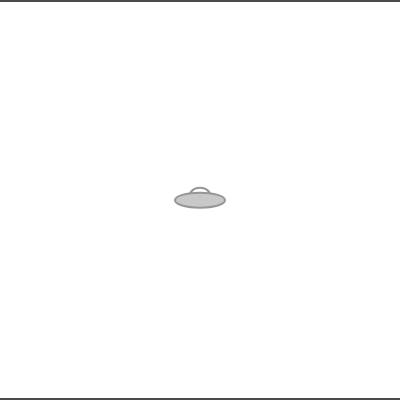
Frame 1 (no input)
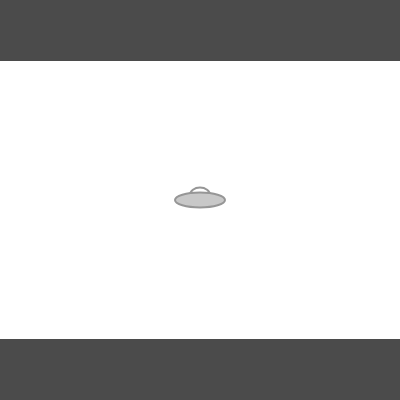
Frame 60 (no input)
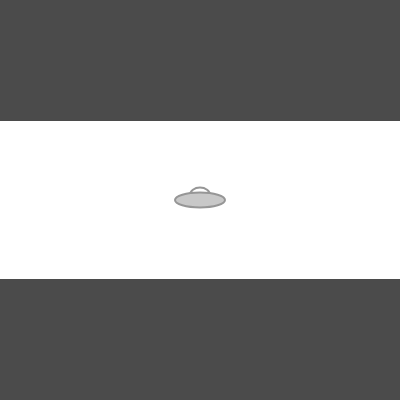
Frame 120 (the mouse pressed at the canvas centre since frame 60)

The p5.js sketch that drew these frames (run headless with seeded random() and noise() and a simulated clock; from frame 60 on, the mouse is pressed at the canvas centre):

// p5.js sketch
// ── sketch.js
//wall animation setup
var topPos = 0;
var bottomPos = 400;
var vel = 1;
var frameNum = 0;

//spaceship animation setup
var xPosShip = 200;
var yPosShip = 200;
var yVelShip = 0;
var yAccShip = .2;

function setup(){
  createCanvas(400,400);
  strokeWeight(2);
  rectMode(CORNERS);
}

function draw() {
  //reset walls if spaceship comes in contact with them
  //else, modulate walls up and down
  if(yPosShip + 8 >= bottomPos || yPosShip - 15 <= topPos){
    topPos = 0;
    bottomPos = 400;
  } else if(bottomPos - topPos > 100){
    topPos += vel;
    bottomPos -= vel;
  } else if (frameNum%200 < 100) {
    topPos += vel;
    bottomPos += vel;
  } else {
    topPos -= vel;
    bottomPos -= vel;
  }
  
  
  //acceleration control logic
  if(yPosShip > (bottomPos + topPos)/2) {
    yVelShip -= yAccShip;
  } else {
    yVelShip += yAccShip;
  }
  
  yPosShip += yVelShip;
  
  
  background(255);  //render background
  
  stroke(75);  //render walls
  fill(75);
  rect(0,0,width,topPos);
  rect(0,height,width,bottomPos);
  
  stroke(150);  //render spaceship
  fill(255);
  ellipse(xPosShip, yPosShip - 5, 20, 15);
  fill(200);
  ellipse(xPosShip, yPosShip, 50, 15);
  
  frameNum ++;  //increment frame counter
}
